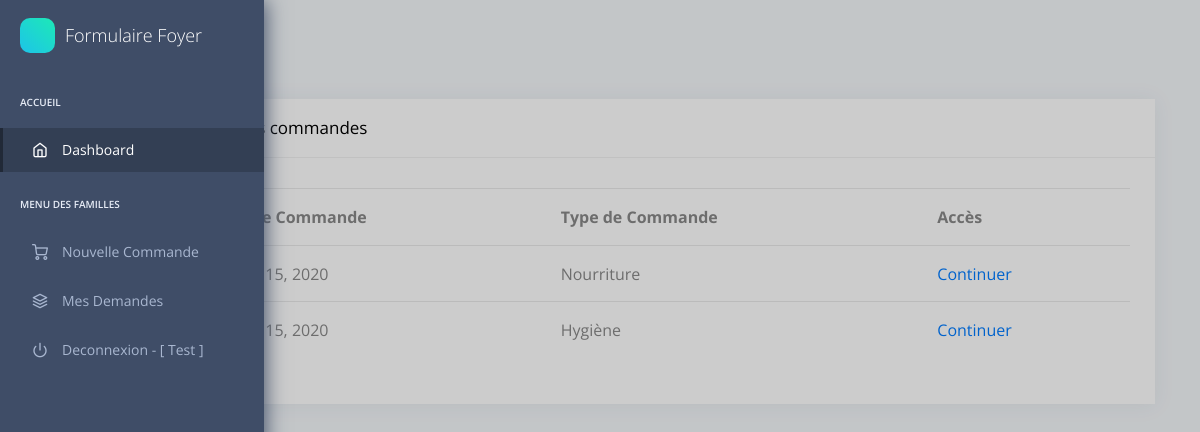
The page /1/demandes on the database its author committed.
### forms/models.py (models this page shows, shortened)
class Compte(models.Model):
    nom = models.CharField(max_length=100)
    email = models.EmailField(max_length=100)
    mot_de_passe = models.CharField(max_length=100)
    numero_tel = models.CharField(max_length=100)
    adresse = models.CharField(max_length=100)
    ville = models.CharField(max_length=100)
    date_inscription = models.DateField(auto_now=True)
    membres = models.ManyToManyField(Membre)
    demandes = models.ManyToManyField(Demande)

class Demande(models.Model):
    type = models.CharField(max_length=200,default="Nourriture", choices=type_choices)
    items= models.ManyToManyField(Item)
    date_demande = models.DateField(auto_now=True)

### forms/views.py (the view)
# urls.py: path("<int:id>/demandes", views.demandes),
def demandes(request, id):
    c = Compte.objects.get(id=id)
    return render(request, 'forms/demandes.html', locals())

### forms/templates/forms/demandes.html (shortened to what this page needs)
<head>
    <link rel="stylesheet" href="/static/assets/fonts/fontawesome/css/fontawesome-all.min.css">
    <link rel="stylesheet" href="/static/assets/plugins/animation/css/animate.min.css">
    <link rel="stylesheet" href="/static/assets/css/style.css">
</head>
<nav class="pcoded-navbar">
    <div class="navbar-wrapper">
        <div class="navbar-brand header-logo">
            <a target="_blank" class="b-brand">
                <div class="b-bg">
                </div>
                <span class="b-title">Formulaire Foyer</span>
            </a>
        </div>
        <div class="navbar-content scroll-div">
            <ul class="nav pcoded-inner-navbar">
                <li class="nav-item pcoded-menu-caption">
                    <label>Accueil</label>
                </li>
                <li data-username="dashboard Default Ecommerce CRM Analytics Crypto Project" class="nav-item active">
                    <a href="/" class="nav-link "><span class="pcoded-micon"><i
                                class="feather icon-home"></i></span><span class="pcoded-mtext">Dashboard</span></a>
                </li>
                <li class="nav-item pcoded-menu-caption">
                    <label>Menu des Familles </label>
                </li>
                <li data-username="Create" class="nav-item"><a href="/{{id}}/create" class="nav-link"><span class="pcoded-micon"><i class="feather icon-shopping-cart"></i></span><span class="pcoded-mtext">Nouvelle Commande </span></a></li>
                <li data-username="Create" class="nav-item"><a href="/{{id}}/demandes" class="nav-link"><span class="pcoded-micon"><i class="feather icon-layers"></i></span><span class="pcoded-mtext">Mes Demandes </span></a></li>
                <li data-username="Disabled Menu" class="nav-item">
                    <a href={% url 'logout' %} class="nav-link">
                        <span class="pcoded-micon">
                            <i class="feather icon-power"></i>
                        </span>
                        <span class="pcoded-mtext">Deconnexion - [ {{c.nom}} ]</span>
                    </a>
                </li>
            </ul>
        </div>
    </div>
</nav>
<div class="pcoded-main-container">
    <div class="pcoded-wrapper">
<div class="pcoded-content">
    <div class="pcoded-inner-content">
        <div class="page-header">
            <div class="page-block">
                <div class="row align-items-center">
                    <div class="col-md-12">
                        <div class="page-header-title">
                            <h5 class="m-b-10">Accueil</h5>
                        </div>
                        <ul class="breadcrumb">
                            <li class="breadcrumb-item"><a href="/"></a></li>
                            <li class="breadcrumb-item"><a href="javascript:">Menu Foyer</a></li>
                        </ul>
                    </div>
                </div>
            </div>
        </div>
        <div class="main-body">
            <div class="page-wrapper">
				<div class="col-xl-12">
					<div class="card">
						<div class="card-header">
							<h5>Historique des commandes</h5>
						</div>
						<div class="card-block tab  le-border-style">
							<div class="table-responsive">
								<table class="table">
									<thead>
										<tr>
											<th>#</th>
											<th>Date Commande</th>
                                            <th>Type de Commande</th>
                                            <th>Accès</th>
										</tr>
									</thead>
									<tbody>
                                        {% for d in c.demandes.all %}
                                        <tr>
											<th scope="row">1</th>
											<td>{{d.date_demande}}</td>
                                            <td>{{d.type}}</td>
                                            <td><a href="/{{id}}/{{d.id}}">Continuer</a></td>
										</tr>
                                        {% endfor %}
									</tbody>
								</table>
							</div>
						</div>
					</div>
				</div>
				</div>
			</body>
			</html>
            </div>
        </div>
    </div>
</div>
    </div>
</body>
</html>

### rows shown on the page
Compte: nom "Test"
Demande: date_demande "mai 15, 2020", type "Nourriture"
Demande: date_demande "mai 15, 2020", type "Hygiène"
